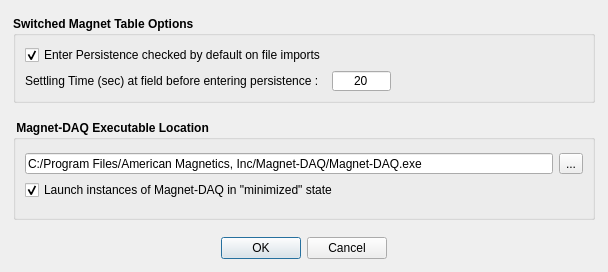
<?xml version="1.0" encoding="UTF-8"?>
<ui version="4.0">
 <class>OptionsDialog</class>
 <widget class="QDialog" name="OptionsDialog">
  <property name="windowModality">
   <enum>Qt::ApplicationModal</enum>
  </property>
  <property name="geometry">
   <rect>
    <x>0</x>
    <y>0</y>
    <width>608</width>
    <height>272</height>
   </rect>
  </property>
  <property name="font">
   <font>
    <family>Segoe UI</family>
    <pointsize>9</pointsize>
    <weight>75</weight>
    <bold>true</bold>
   </font>
  </property>
  <property name="windowTitle">
   <string>Multi-Axis Operation Options</string>
  </property>
  <property name="windowIcon">
   <iconset resource="multiaxisoperation.qrc">
    <normaloff>:/multiaxis/Resources/application-gear.png</normaloff>:/multiaxis/Resources/application-gear.png</iconset>
  </property>
  <property name="modal">
   <bool>true</bool>
  </property>
  <layout class="QVBoxLayout" name="optionsLayout">
   <property name="spacing">
    <number>17</number>
   </property>
   <property name="leftMargin">
    <number>13</number>
   </property>
   <property name="topMargin">
    <number>16</number>
   </property>
   <property name="rightMargin">
    <number>13</number>
   </property>
   <property name="bottomMargin">
    <number>13</number>
   </property>
   <item>
    <widget class="QGroupBox" name="switchOptionsGroupBox">
     <property name="title">
      <string>Switched Magnet Table Options</string>
     </property>
     <property name="flat">
      <bool>true</bool>
     </property>
     <layout class="QGridLayout" name="gridLayout">
      <item row="0" column="0">
       <widget class="QCheckBox" name="importPersistenceCheckBox">
        <property name="font">
         <font>
          <family>Segoe UI</family>
          <pointsize>9</pointsize>
          <weight>50</weight>
          <bold>false</bold>
         </font>
        </property>
        <property name="text">
         <string>Enter Persistence checked by default on file imports</string>
        </property>
        <property name="checked">
         <bool>true</bool>
        </property>
       </widget>
      </item>
      <item row="1" column="0">
       <widget class="QLabel" name="settlingTimeLabel">
        <property name="font">
         <font>
          <family>Segoe UI</family>
          <pointsize>9</pointsize>
          <weight>50</weight>
          <bold>false</bold>
         </font>
        </property>
        <property name="text">
         <string>Settling Time (sec) at field before entering persistence :</string>
        </property>
       </widget>
      </item>
      <item row="1" column="1">
       <widget class="QLineEdit" name="settlingTimeEdit">
        <property name="minimumSize">
         <size>
          <width>0</width>
          <height>20</height>
         </size>
        </property>
        <property name="maximumSize">
         <size>
          <width>60</width>
          <height>16777215</height>
         </size>
        </property>
        <property name="font">
         <font>
          <family>Segoe UI</family>
          <pointsize>9</pointsize>
          <weight>50</weight>
          <bold>false</bold>
         </font>
        </property>
        <property name="text">
         <string>20</string>
        </property>
        <property name="alignment">
         <set>Qt::AlignCenter</set>
        </property>
       </widget>
      </item>
      <item row="1" column="2">
       <spacer name="horizontalSpacer">
        <property name="orientation">
         <enum>Qt::Horizontal</enum>
        </property>
        <property name="sizeHint" stdset="0">
         <size>
          <width>193</width>
          <height>20</height>
         </size>
        </property>
       </spacer>
      </item>
     </layout>
    </widget>
   </item>
   <item>
    <widget class="QGroupBox" name="magnetDAQGroupBox">
     <property name="title">
      <string> Magnet-DAQ Executable Location</string>
     </property>
     <property name="flat">
      <bool>true</bool>
     </property>
     <layout class="QGridLayout" name="magnetDAQLayout">
      <property name="topMargin">
       <number>13</number>
      </property>
      <item row="2" column="0">
       <spacer name="verticalSpacer">
        <property name="orientation">
         <enum>Qt::Vertical</enum>
        </property>
        <property name="sizeHint" stdset="0">
         <size>
          <width>20</width>
          <height>33</height>
         </size>
        </property>
       </spacer>
      </item>
      <item row="0" column="0">
       <widget class="QLineEdit" name="magnetDAQLocationEdit">
        <property name="minimumSize">
         <size>
          <width>0</width>
          <height>20</height>
         </size>
        </property>
        <property name="font">
         <font>
          <family>Segoe UI</family>
          <pointsize>9</pointsize>
          <weight>50</weight>
          <bold>false</bold>
         </font>
        </property>
        <property name="text">
         <string>C:/Program Files/American Magnetics, Inc/Magnet-DAQ/Magnet-DAQ.exe</string>
        </property>
       </widget>
      </item>
      <item row="0" column="1">
       <widget class="QToolButton" name="magnetDAQLocationButton">
        <property name="font">
         <font>
          <family>Segoe UI</family>
          <pointsize>9</pointsize>
          <weight>50</weight>
          <bold>false</bold>
         </font>
        </property>
        <property name="toolTip">
         <string>Browse for location...</string>
        </property>
        <property name="text">
         <string>...</string>
        </property>
       </widget>
      </item>
      <item row="1" column="0">
       <widget class="QCheckBox" name="minimizedCheckBox">
        <property name="font">
         <font>
          <weight>50</weight>
          <bold>false</bold>
         </font>
        </property>
        <property name="text">
         <string>Launch instances of Magnet-DAQ in &quot;minimized&quot; state</string>
        </property>
        <property name="checked">
         <bool>true</bool>
        </property>
       </widget>
      </item>
     </layout>
    </widget>
   </item>
   <item>
    <widget class="QDialogButtonBox" name="buttonBox">
     <property name="font">
      <font>
       <family>Segoe UI</family>
       <pointsize>9</pointsize>
       <weight>50</weight>
       <bold>false</bold>
      </font>
     </property>
     <property name="standardButtons">
      <set>QDialogButtonBox::Cancel|QDialogButtonBox::Ok</set>
     </property>
     <property name="centerButtons">
      <bool>true</bool>
     </property>
    </widget>
   </item>
  </layout>
 </widget>
 <tabstops>
  <tabstop>importPersistenceCheckBox</tabstop>
  <tabstop>settlingTimeEdit</tabstop>
  <tabstop>magnetDAQLocationEdit</tabstop>
  <tabstop>magnetDAQLocationButton</tabstop>
 </tabstops>
 <resources>
  <include location="multiaxisoperation.qrc"/>
 </resources>
 <connections/>
</ui>
